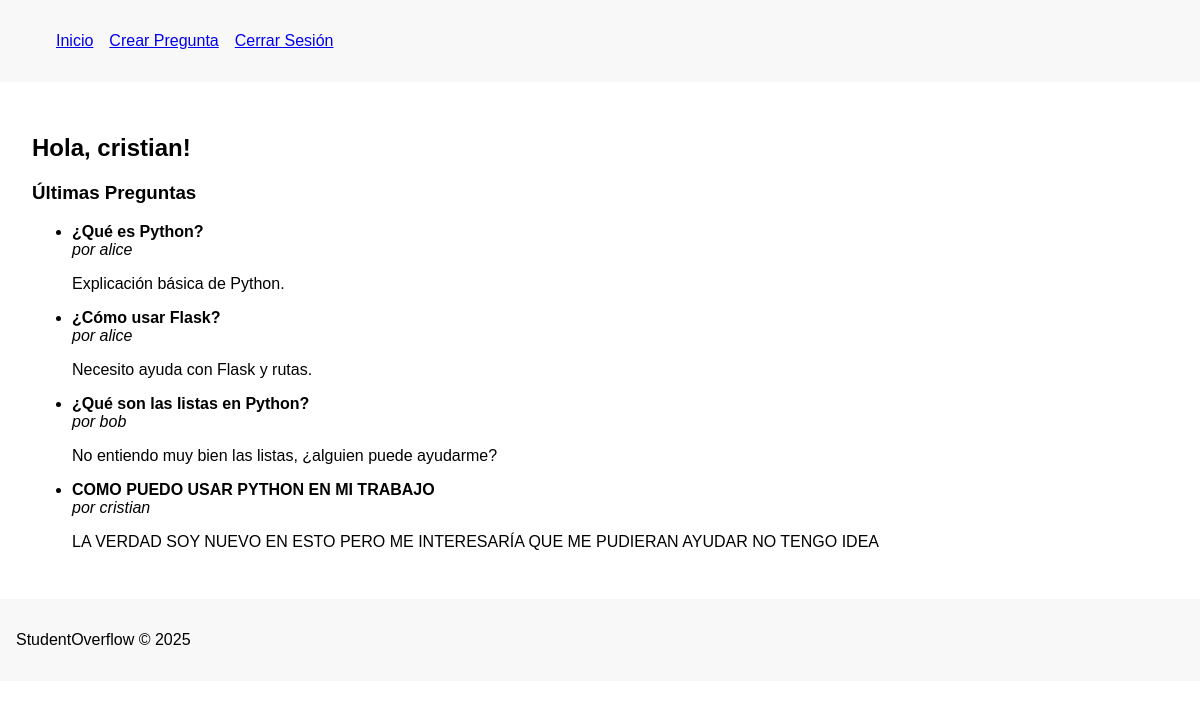
The page / (signed in) on the database as committed earlier.
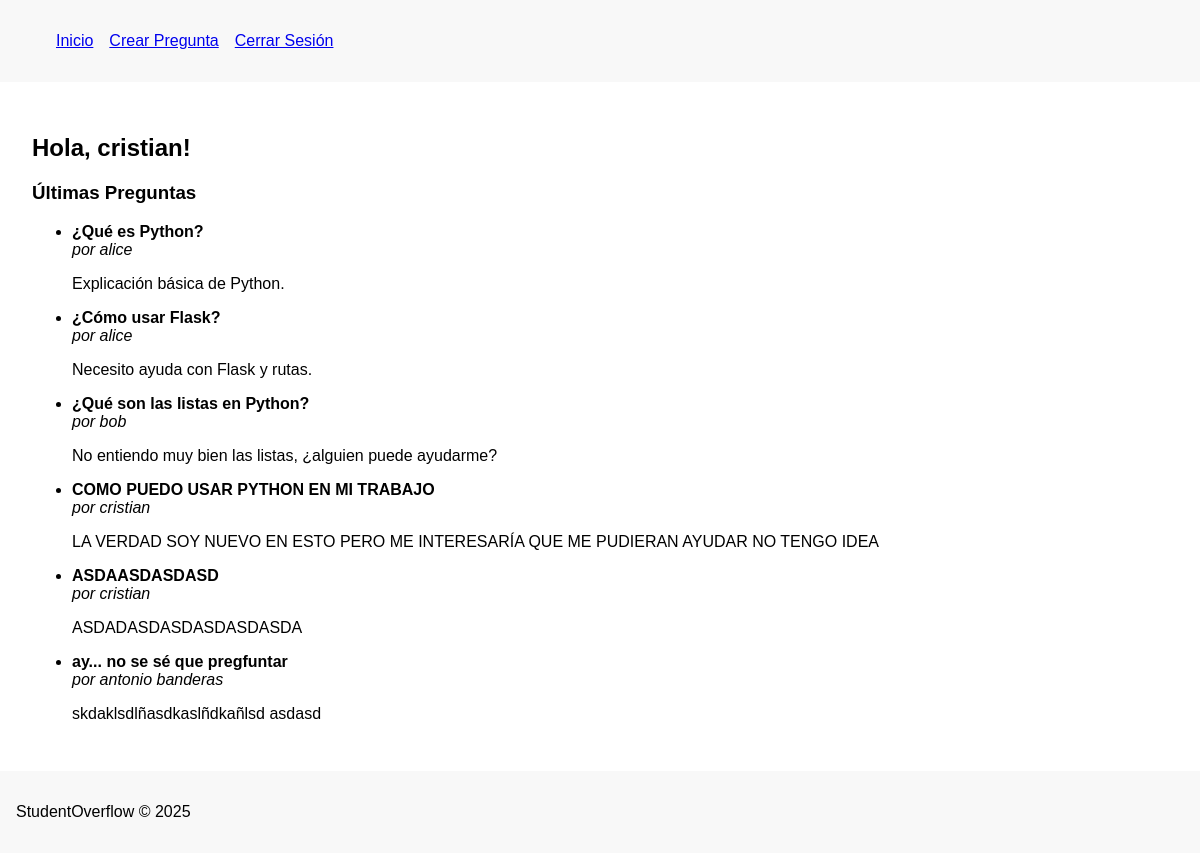
The same page on the database as committed later.
### app/models.py (models this page shows, shortened)
class Question(db.Model):
    __tablename__ = 'questions'
    id = db.Column(db.Integer, primary_key=True)
    title = db.Column(db.String(200), nullable=False)
    body = db.Column(db.Text, nullable=False)
    user_id = db.Column(db.Integer, db.ForeignKey('users.id'), nullable=False)
    answers = db.relationship('Answer', backref='question', lazy=True)

class User(db.Model, UserMixin):
    __tablename__ = 'users'
    id = db.Column(db.Integer, primary_key=True)
    username = db.Column(db.String(50), unique=True, nullable=False)
    email = db.Column(db.String(120), unique=True, nullable=False)
    password = db.Column(db.String(200), nullable=False)
    questions = db.relationship('Question', backref='author', lazy=True)

### app/routes.py (the view)
@main.route('/')
def index():
    if current_user.is_authenticated:
        questions = Question.query.all()
        return render_template('dashboard.html', questions=questions)
    return render_template('index.html')

### app/routes.py (called while the page is built)
@login_manager.user_loader
def load_user(user_id):
    return User.query.get(int(user_id))

### app/templates/dashboard.html
{% extends "base.html" %}
{% block content %}
<h2>Hola, {{ current_user.username }}!</h2>
<h3>Últimas Preguntas</h3>
<ul>
    {% for q in questions %}
        <li>
            <strong>{{ q.title }}</strong><br>
            <em>por {{ q.author.username }}</em>
            <p>{{ q.body }}</p>
        </li>
    {% endfor %}
</ul>
{% endblock %}

Rows that differ between the two databases and show on the page:
added Question: title "ASDAASDASDASD", author.username "cristian", body "ASDADASDASDASDASDASDA"
added Question: title "ay... no se sé que pregfuntar", author.username "antonio banderas", body "skdaklsdlñasdkaslñdkañlsd asdasd"
